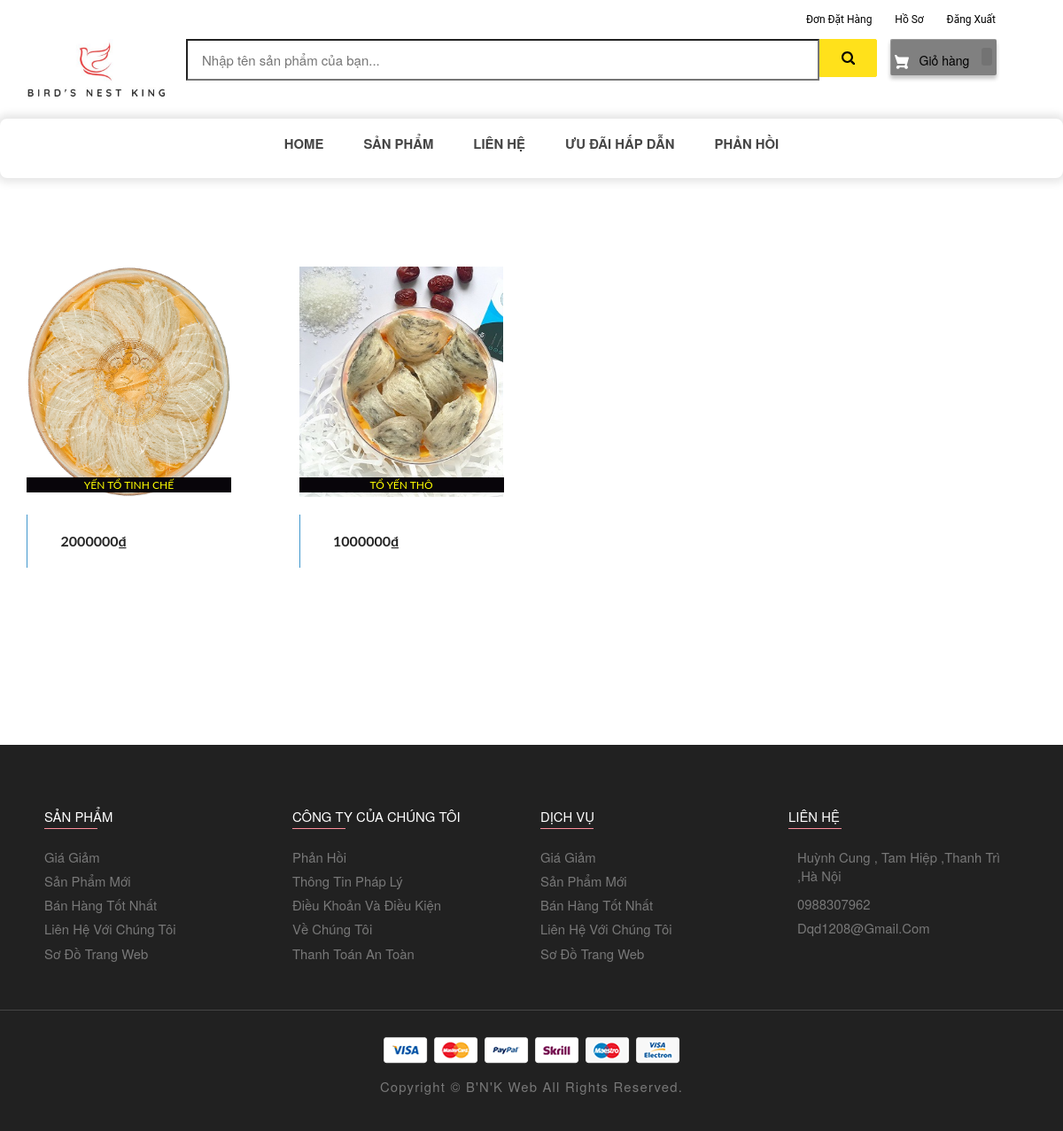
The page /category?category=to-yen on the database its author committed.
### ecom/models.py (models this page shows, shortened)
class Product(models.Model):
    category =models.ManyToManyField (Category,related_name='product')
    name=models.CharField(max_length=40)
    product_image= models.ImageField(upload_to='product_image/',null=True,blank=True)
    price = models.PositiveIntegerField()
    description=models.CharField(max_length=40)
    detail=models.TextField(null=True,blank=True)

### ecom/views.py (the view)
# urls.py: path('category', views.category, name='category'),
def category(request):
    categories = Category.objects.filter(is_sub=False)
    active_category=request.GET.get('category','')
    if active_category:
        products = Product.objects.filter(category__slug=active_category)
    context={'categories':categories,'products':products,'active_category':active_category}
    return render(request, 'ecom/core/category.html',context)

### ecom/templates/ecom/core/category.html (shortened to what this page needs)
{% extends 'ecom/user/customer_base.html' %}
{% load static %}
{% block content %}
    <nav class="desktop-navigation-menu">
      <div class="container">
        <ul class="desktop-menu-category-list">
          <li class="menu-category">
            <a href="customer-home" class="menu-title">Home</a>
          </li>
          <li class="menu-category">
            <a href="#" class="menu-title">Sản phẩm</a>
            <div class="dropdown-panel">
          <li class="menu-category">
            <a href="#" class="menu-title">Liên hệ</a>
          </li>
          <li class="menu-category">
            <a href="endow" class="menu-title">Ưu đãi hấp dẫn</a>
          </li>
          <li class="menu-category">
            <a href="send-feedback" class="menu-title">Phản hồi</a>
          </li>
        </ul>
      </div>
    </nav>
  {%if products%}
  <br>
  <div class="row">
      {% for p in products %}
      <div class="column">
      <div class="container page-wrapper" style="width: 400px;">
        <div class="page-inner">
          <div class="row">
            <div class="el-wrapper">
              <div class="box-up">
                <img class="img" src="{% static p.product_image.url %}" alt="product pic" height="300px" width="230px">
                <div class="img-info">
                  <div class="info-inner">
                    <span style="background-color:#08050a; color:yellow;" class="p-company">{{p.name}}</span>
                  </div>
                </div>
              </div>
              <div class="box-down">
                <a class="cart" href="{% url 'add-to-cart' p.id  %}">
                  <span class="price"> {{p.price}}₫</span>
                  <span class="add-to-cart">
                    <span class="txt">Thêm vào giỏ hàng</span>
                  </span>
                </a>
              </div>
            </div>
          </div>
        </div>
      </div>
      </div>
  {% endfor %}
</div>
{%else%}
<h3 style="text-align:center; color:yellow;">Không tìm thấy tìm kiếm</h3>
{%endif%}
<br><br><br>
<br><br><br><br><br><br><br><br><br><br><br><br>
{% endblock content %}

### ecom/static/css/style-prefix.css (style rules this page uses)
:root { --spanish-gray: hsl(0, 0%, 60%); --sonic-silver: hsl(0, 0%, 47%); --eerie-black: hsl(0, 0%, 13%); --salmon-pink: hsl(353, 100%, 78%); --sandy-brown: hsl(29, 90%, 65%); --bittersweet: hsl(0, 100%, 70%); --ocean-green: hsl(152, 51%, 52%); --davys-gray: hsl(0, 0%, 33%); --cultured: hsl(0, 0%, 93%); --white: hsl(0, 100%, 100%); --onyx: hsl(0, 0%, 27%); --fs-1: 1.563rem; --fs-2: 1.375rem; --fs-3: 1.25rem; --fs-4: 1.125rem; --fs-5: 1rem; --fs-6: 0.938rem; --fs-7: 0.875rem; --fs-8: 0.813rem; --fs-9: 0.75rem; --fs-10: 0.688rem; --fs-11: 0.625rem; --weight-300: 300; --weight-400: 400; --weight-500: 500; --weight-600: 600; --weight-700: 700; --border-radius-md: 10px; --border-radius-sm: 5px; --transition-timing: 0.2s ease; }
*, *::before, *::after { margin: 0; padding: 0; -webkit-box-sizing: border-box; box-sizing: border-box; }
a { text-decoration: none; }
li { list-style: none; }
img, ion-icon, button, a { display: block; }
span { display: inline-block; }
html { font-family: "Poppins", sans-serif; -ms-scroll-chaining: none; overscroll-behavior: contain; }
body { background: var(--white); }
.container { padding: 0 15px; }
.header-top, .header-user-actions, .desktop-navigation-menu { display: none; }
@media (min-width: 480px) { :root { --fs-1: 1.875rem; } }
@media (min-width: 768px) { :root { --fs-1: 2.375rem; } }
@media (min-width: 768px) { html { font-size: 17px; } }
@media (min-width: 768px) { .container { max-width: 750px; margin: auto; } }
@media (min-width: 1024px) { :root { --fs-1: 2.625rem; --fs-2: 1.125rem; } }
@media (min-width: 1024px) { .container { max-width: 980px; } }
@media (min-width: 1024px) { .desktop-navigation-menu { display: block; } }
@media (min-width: 1024px) { .desktop-menu-category-list { position: relative; display: -webkit-box; display: -webkit-flex; display: -ms-flexbox; display: flex; -webkit-box-pack: center; -webkit-justify-content: center; -ms-flex-pack: center; justify-content: center; -webkit-box-align: center; -webkit-align-items: center; -ms-flex-align: center; align-items: center; gap: 30px; } }
@media (min-width: 1024px) { .desktop-menu-category-list .menu-category:not(:nth-child(2)) { position: relative; } }
@media (min-width: 1024px) { .desktop-menu-category-list .menu-category > .menu-title { position: relative; color: var(--onyx); font-size: var(--fs-7); font-weight: var(--weight-600); text-transform: uppercase; padding: 15px 0; -webkit-transition: var(--transition-timing); -o-transition: var(--transition-timing); transition: var(--transition-timing); } }
@media (min-width: 1024px) { .desktop-menu-category-list .menu-category > .menu-title::after { content: ''; position: absolute; bottom: 0; left: 0; width: 100%; height: 2px; background: var(--salmon-pink); -webkit-transform: scaleX(0); -ms-transform: scaleX(0); transform: scaleX(0); -webkit-transform-origin: left; -ms-transform-origin: left; transform-origin: left; -webkit-transition: var(--transition-timing); -o-transition: var(--transition-timing); transition: var(--transition-timing); } }
@media (min-width: 1024px) { .dropdown-panel { position: absolute; top: 100%; left: 0; background: var(--white); width: 100%; display: -ms-grid; display: grid; -ms-grid-columns: 1fr 30px 1fr 30px 1fr 30px 1fr; grid-template-columns: repeat(4, 1fr); gap: 30px; padding: 30px; border: 1px solid var(--cultured); -webkit-box-shadow: 0 3px 5px hsla(0, 0%, 0%, 0.1); box-shadow: 0 3px 5px hsla(0, 0%, 0%, 0.1); -webkit-border-radius: var(--border-radius-md); border-radius: var(--border-radius-md); -webkit-transform: translateY(50px); -ms-transform: translateY(50px); transform: translateY(50px); opacity: 0; visibility: hidden; pointer-events: none; -webkit-transition: var(--transition-timing); -o-transition: var(--transition-timing); transition: var(--transition-timing); z-index: 5; } }
@media (min-width: 1200px) { .container { max-width: 1200px; } }
@media (min-width: 1200px) { .desktop-menu-category-list { gap: 45px; } }

### ecom/templates/ecom/user/customer_base.html (style rules this page uses)
body { background-color: #ebe0e0 }

### rows shown on the page
Product: product_image (picture), name "YẾN TỔ TINH CHẾ", price "2000000"
Product: product_image (picture), name "TỔ YẾN THÔ", price "1000000"
